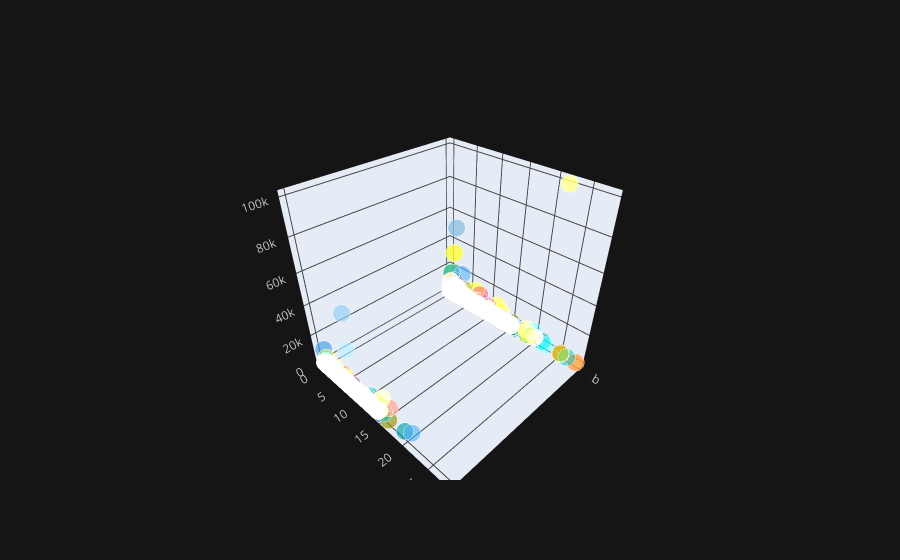

Notebook code cell kept with this figure:
### Code cell
df.iplot(x = 'A1', y = 'A3', z = 'A15', kind = 'scatter3d')

### Figure 1 — Plotly figure (JSON) as saved in the notebook; plotly's stock layout.template omitted (floating-point values rounded to 4 significant figures; data arrays with more than 128 entries replaced by an {"elided": "..."} marker saying what was removed)
{"data": [{"marker": {"color": {"elided": "690 str values"}, "opacity": 0.8, "size": {"elided": "690 int values"}, "symbol": "circle"}, "mode": "markers", "text": {"elided": "690 str values"}, "type": "scatter3d", "x": {"elided": "690 str values"}, "y": {"elided": "690 float values"}, "z": {"elided": "690 int values"}}], "layout": {"legend": {"bgcolor": "#151516", "font": {"color": "#D9D9D9"}}, "paper_bgcolor": "#151516", "plot_bgcolor": "#151516", "scene": {"xaxis": {"gridcolor": "#434343", "showgrid": true, "tickfont": {"color": "#C2C2C2"}, "title": {"font": {"color": "#D9D9D9"}, "text": ""}, "zerolinecolor": "#666570"}, "yaxis": {"gridcolor": "#434343", "showgrid": true, "tickfont": {"color": "#C2C2C2"}, "title": {"font": {"color": "#D9D9D9"}, "text": ""}, "zerolinecolor": "#666570"}, "zaxis": {"gridcolor": "#434343", "showgrid": true, "tickfont": {"color": "#C2C2C2"}, "title": {"font": {"color": "#D9D9D9"}, "text": ""}, "zerolinecolor": "#666570"}}, "title": {"font": {"color": "#D9D9D9"}}}}
